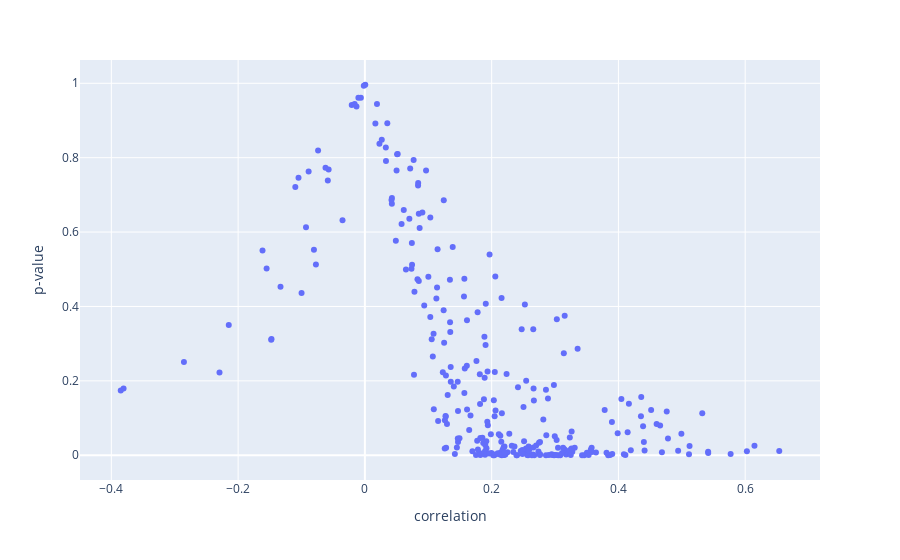

The code cell stored with this chart in its notebook:
### Code cell
from scipy.stats import pointbiserialr as pbs
new=[]
data_list = []
exception_list =[]

for player in topstats['player'].unique():
    sd = topstats[topstats['player']==player]
    result = sd['result']
    gold = sd['golddiffat10']
    games = sd.shape[0]
    try:
        pbc = pbs(result, gold)
        new = [player, pbc[0], pbc[1], games] 
        data_list.append(new)
    except Exception as e:
        exception_list.append(player)
        pass
print(len(exception_list))
df = pd.DataFrame(data_list,columns=['player','correlation', 'p-value', 'games'])
df = df[df['games'] >= 10]

px.scatter(x="correlation", y='p-value', hover_data=['player', 'games'],data_frame=df )

### Figure 1 — Plotly figure (JSON) as saved in the notebook; plotly's stock layout.template omitted (floating-point values rounded to 4 significant figures; data arrays with more than 128 entries replaced by an {"elided": "..."} marker saying what was removed)
{"data": [{"customdata": {"elided": "286x2 mixed values"}, "hovertemplate": "correlation=%{x}<br>p-value=%{y}<br>player=%{customdata[0]}<br>games=%{customdata[1]}<extra></extra>", "legendgroup": "", "marker": {"color": "#636efa", "symbol": "circle"}, "mode": "markers", "name": "", "orientation": "v", "showlegend": false, "type": "scatter", "x": {"elided": "286 float values"}, "xaxis": "x", "y": {"elided": "286 float values"}, "yaxis": "y"}], "layout": {"legend": {"tracegroupgap": 0}, "margin": {"t": 60}, "xaxis": {"anchor": "y", "domain": [0, 1], "title": {"text": "correlation"}}, "yaxis": {"anchor": "x", "domain": [0, 1], "title": {"text": "p-value"}}}}
